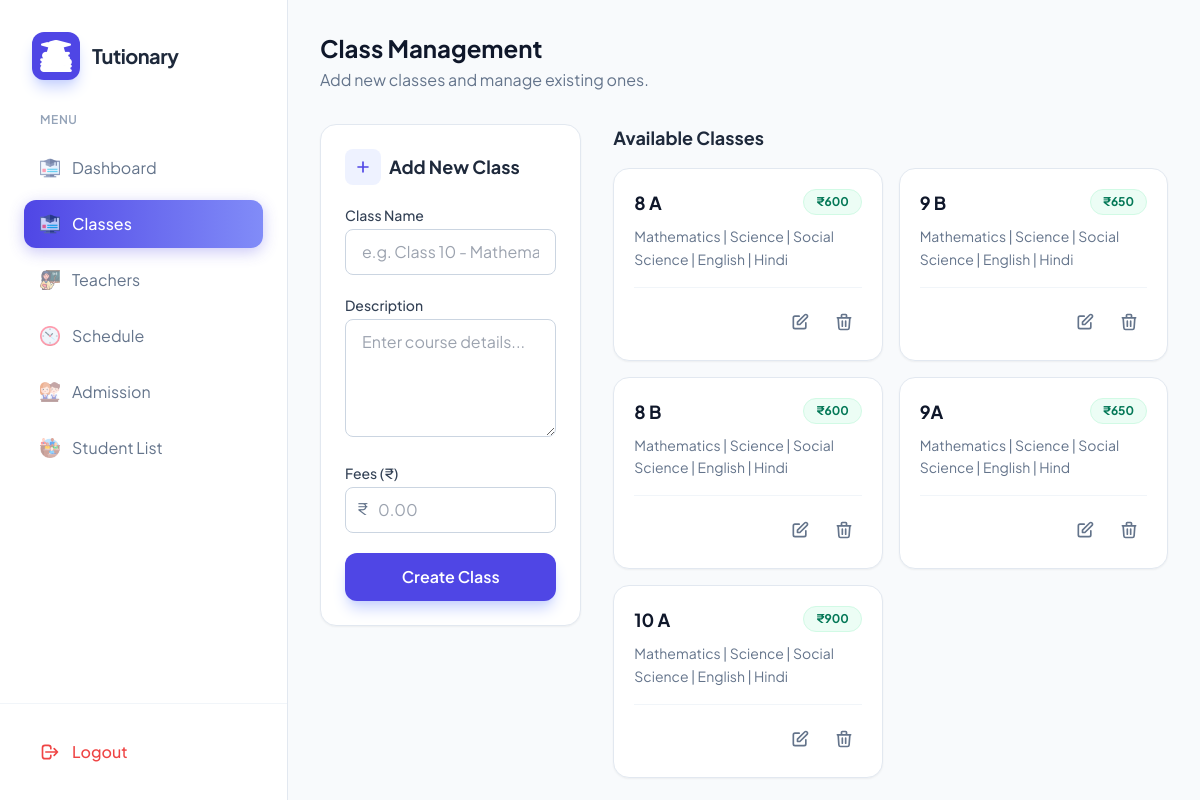
The page /addcourse on the database its author committed.
### stdapp/models.py (models this page shows, shortened)
class Class(models.Model):
    name=models.CharField(max_length=250)
    description=models.TextField()
    fees=models.IntegerField()

### stdapp/views.py (the view, shortened to what this page needs)
# urls.py: path('addcourse', views.addcourse, name='addcourse'),
def addcourse(request):
    courses = Class.objects.all()
    context = {
        'courses': courses
    }
    return render(request, 'add_course.html', context)

### templates/add_course.html (shortened to what this page needs)
{% load static %}
<!DOCTYPE html>
<html lang="en">
<head>
    <script src="https://cdn.tailwindcss.com"></script>
</head>
<body class="bg-slate-50 text-slate-900">
    <div class="flex h-screen overflow-hidden">
        <aside id="sidebar" class="fixed inset-y-0 left-0 z-50 w-72 bg-white border-r border-slate-200 transform -translate-x-full lg:translate-x-0 transition-transform duration-300 ease-in-out lg:static lg:inset-0">
            <div class="flex flex-col h-full">
                <div class="p-8">
                    <div class="flex items-center gap-3">
                        <div class="p-2 bg-indigo-600 rounded-xl shadow-lg shadow-indigo-200">
                            <img src="{% static 'image/education.png' %}" class="w-8 h-8 brightness-0 invert" alt="Logo">
                        </div>
                        <h2 class="text-xl font-bold tracking-tight text-slate-800">Tutionary</h2>
                    </div>
                </div>
                <nav class="flex-1 px-6 space-y-2 overflow-y-auto">
                    <p class="text-xs font-semibold text-slate-400 uppercase tracking-wider mb-4 px-4">Menu</p>
                    <a href="{% url 'index' %}" class="flex items-center gap-3 px-4 py-3 text-slate-500 hover:bg-slate-50 hover:text-indigo-600 rounded-xl transition-all duration-200">
                        <img src="{% static 'image/online-course.png' %}" class="w-5 h-5 opacity-60" alt=""> Dashboard
                    </a>
                    <a href="{% url 'addcourse' %}" class="flex items-center gap-3 px-4 py-3 rounded-xl sidebar-item-active font-medium">
                        <img src="{% static 'image/online-course.png' %}" class="w-5 h-5 opacity-80" alt=""> Classes
                    </a>
                    <a href="{% url 'addteacher' %}" class="flex items-center gap-3 px-4 py-3 text-slate-500 hover:bg-slate-50 hover:text-indigo-600 rounded-xl transition-all duration-200">
                        <img src="{% static 'image/female.png' %}" class="w-5 h-5 opacity-60" alt=""> Teachers
                    </a>
                    <a href="{% url 'addtime' %}" class="flex items-center gap-3 px-4 py-3 text-slate-500 hover:bg-slate-50 hover:text-indigo-600 rounded-xl transition-all duration-200">
                        <img src="{% static 'image/clock.png' %}" class="w-5 h-5 opacity-60" alt=""> Schedule
                    </a>
                    <a href="{% url 'addstudent' %}" class="flex items-center gap-3 px-4 py-3 text-slate-500 hover:bg-slate-50 hover:text-indigo-600 rounded-xl transition-all duration-200">
                        <img src="{% static 'image/students.png' %}" class="w-5 h-5 opacity-60" alt=""> Admission
                    </a>
                    <a href="{% url 'studentlist' %}" class="flex items-center gap-3 px-4 py-3 text-slate-500 hover:bg-slate-50 hover:text-indigo-600 rounded-xl transition-all duration-200">
                        <img src="{% static 'image/audience.png' %}" class="w-5 h-5 opacity-60" alt=""> Student List
                    </a>
                </nav>
                <div class="p-6 border-t border-slate-100">
                    <a href="{% url 'logout' %}" class="flex items-center gap-3 px-4 py-3 text-red-500 hover:bg-red-50 rounded-xl transition-all">
                        <svg class="w-5 h-5" fill="none" stroke="currentColor" viewBox="0 0 24 24"><path stroke-linecap="round" stroke-linejoin="round" stroke-width="2" d="M17 16l4-4m0 0l-4-4m4 4H7m6 4v1a3 3 0 01-3 3H6a3 3 0 01-3-3V7a3 3 0 013-3h4a3 3 0 013 3v1"></path></svg>
                        <span class="font-medium">Logout</span>
                    </a>
                </div>
            </div>
        </aside>
        <div class="flex-1 flex flex-col min-w-0 bg-slate-50 overflow-hidden">
            <main class="flex-1 overflow-y-auto p-4 lg:p-8">
                <div class="max-w-7xl mx-auto">
                    <div class="flex flex-col md:flex-row md:items-center md:justify-between mb-8">
                        <div>
                            <h1 class="text-2xl font-bold text-slate-900">Class Management</h1>
                            <p class="text-slate-500 mt-1">Add new classes and manage existing ones.</p>
                        </div>
                    </div>
                    <div class="grid grid-cols-1 lg:grid-cols-12 gap-8">
                        <div class="lg:col-span-4">
                            <div class="bg-white rounded-2xl shadow-sm border border-slate-200 p-6 sticky top-6">
                                <h3 class="text-lg font-bold text-slate-800 mb-4 flex items-center gap-2">
                                    <span class="p-2 bg-indigo-50 text-indigo-600 rounded-lg">
                                        <svg class="w-5 h-5" fill="none" stroke="currentColor" viewBox="0 0 24 24"><path stroke-linecap="round" stroke-linejoin="round" stroke-width="2" d="M12 6v6m0 0v6m0-6h6m-6 0H6"></path></svg>
                                    </span>
                                    Add New Class
                                </h3>
                                <form method="post" action="{% url 'addcourse' %}" class="space-y-5">
                                    <div>
                                        <label for="course" class="block text-sm font-medium text-slate-700 mb-1">Class Name</label>
                                        <input type="text" id="course" name="course" placeholder="e.g. Class 10 - Mathematics"
                                            class="form-input w-full px-4 py-2.5 rounded-lg border border-slate-300 focus:border-indigo-500 focus:outline-none transition-colors" required>
                                    </div>
                                    <div>
                                        <label for="description" class="block text-sm font-medium text-slate-700 mb-1">Description</label>
                                        <textarea id="description" name="description" rows="4" placeholder="Enter course details..."
                                            class="form-input w-full px-4 py-2.5 rounded-lg border border-slate-300 focus:border-indigo-500 focus:outline-none transition-colors" required></textarea>
                                    </div>
                                    <div>
                                        <label for="fees" class="block text-sm font-medium text-slate-700 mb-1">Fees (₹)</label>
                                        <div class="relative">
                                            <span class="absolute left-3 top-2.5 text-slate-500">₹</span>
                                            <input type="number" id="fees" name="fees" placeholder="0.00"
                                                class="form-input w-full pl-8 pr-4 py-2.5 rounded-lg border border-slate-300 focus:border-indigo-500 focus:outline-none transition-colors" required>
                                        </div>
                                    </div>
                                    <button type="submit" class="w-full bg-indigo-600 text-white font-semibold py-3 px-4 rounded-xl hover:bg-indigo-700 focus:ring-4 focus:ring-indigo-200 transition-all shadow-lg shadow-indigo-200">
                                        Create Class
                                    </button>
                                </form>
                            </div>
                        </div>
                        <div class="lg:col-span-8">
                            <h3 class="text-lg font-bold text-slate-800 mb-4">Available Classes</h3>
                            <div class="grid grid-cols-1 md:grid-cols-2 gap-4">
                                {% for course in courses %}
                                <div class="bg-white p-5 rounded-2xl shadow-sm border border-slate-200 hover:shadow-md transition-shadow group">
                                    <div class="flex justify-between items-start mb-2">
                                        <h4 class="text-lg font-bold text-slate-900">{{ course.name }}</h4>
                                        <span class="px-3 py-1 bg-emerald-50 text-emerald-700 text-xs font-bold rounded-full border border-emerald-100">
                                            ₹{{ course.fees }}
                                        </span>
                                    </div>
                                    <p class="text-slate-500 text-sm leading-relaxed mb-4 line-clamp-3">
                                        {{ course.description }}
                                    </p>
                                    <div class="flex items-center justify-end gap-2 pt-4 border-t border-slate-100 mt-auto">
                                        <a href="{% url 'edit_course' course.id %}" class="p-2 text-slate-500 hover:text-indigo-600 hover:bg-indigo-50 rounded-lg transition-colors" title="Edit">
                                            <svg class="w-5 h-5" fill="none" stroke="currentColor" viewBox="0 0 24 24"><path stroke-linecap="round" stroke-linejoin="round" stroke-width="2" d="M11 5H6a2 2 0 00-2 2v11a2 2 0 00 2 2h11a2 2 0 00 2-2v-5m-1.414-9.414a2 2 0 112.828 2.828L11.828 15H9v-2.828l8.586-8.586z"></path></svg>
                                        </a>
                                        <form method="post" action="{% url 'delete_course' course.id %}" onsubmit="return confirm('Are you sure you want to delete this class?');">
                                            <button type="submit" class="p-2 text-slate-500 hover:text-red-600 hover:bg-red-50 rounded-lg transition-colors" title="Delete">
                                                <svg class="w-5 h-5" fill="none" stroke="currentColor" viewBox="0 0 24 24"><path stroke-linecap="round" stroke-linejoin="round" stroke-width="2" d="M19 7l-.867 12.142A2 2 0 0116.138 21H7.862a2 2 0 01-1.995-1.858L5 7m5 4v6m4-6v6m1-10V4a1 1 0 00-1-1h-4a1 1 0 00-1 1v3M4 7h16"></path></svg>
                                            </button>
                                        </form>
                                    </div>
                                </div>
                                {% endfor %}
                            </div>
                        </div>
                    </div>
                </div>
            </main>
        </div>
    </div>
</body>
</html>

### templates/add_course.html (style rules this page uses)
body { font-family: 'Plus Jakarta Sans', sans-serif; }
.sidebar-item-active { background: linear-gradient(90deg, #4f46e5 0%, #818cf8 100%); color: white; box-shadow: 0 4px 15px rgba(79, 70, 229, 0.3); }

### rows shown on the page
Class: name "8 A", fees "600", description "Mathematics | Science | Social Science | English | Hindi"
Class: name "9 B", fees "650", description "Mathematics | Science | Social Science | English | Hindi"
Class: name "8 B", fees "600", description "Mathematics | Science | Social Science | English | Hindi"
Class: name "9A", fees "650", description "Mathematics | Science | Social Science | English | Hind"
Class: name "10 A", fees "900", description "Mathematics | Science | Social Science | English | Hindi"
